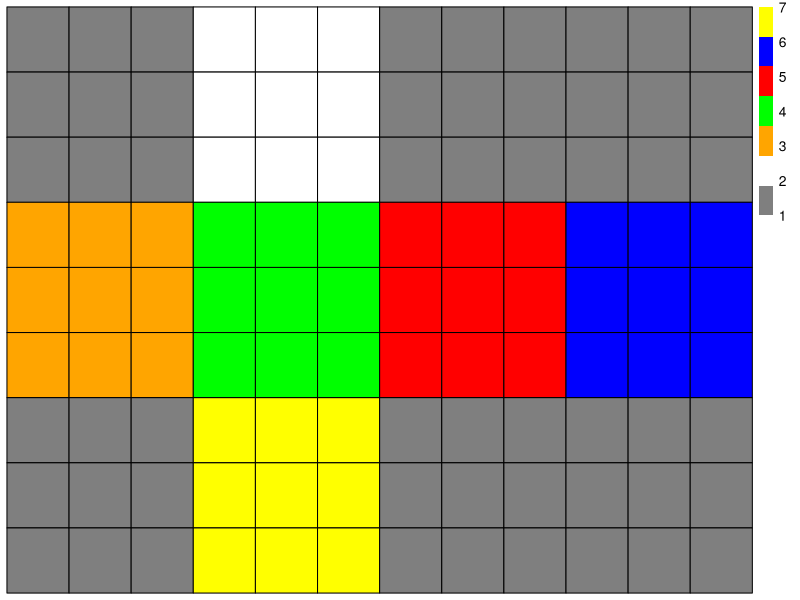
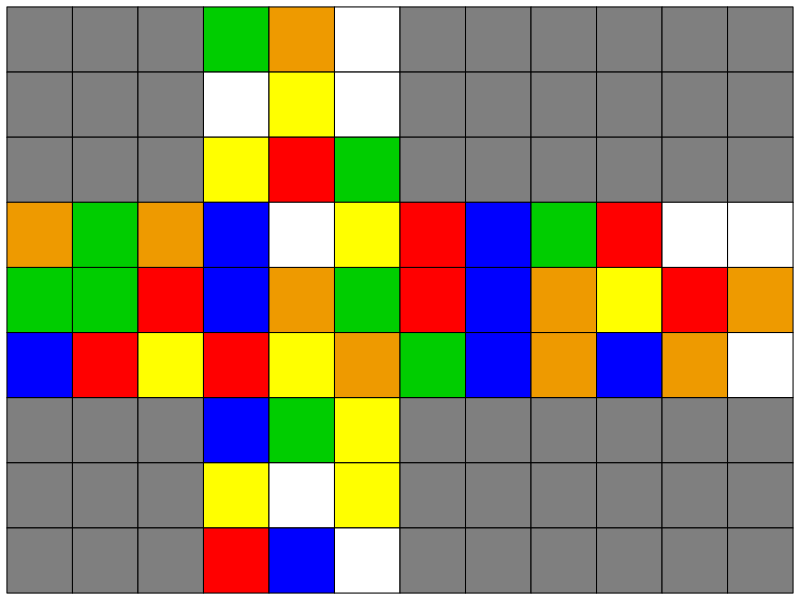

The R source for these figures, in order:
## ----setup, include=FALSE-------------------------------------------------------------------------------------------------------------
knitr::opts_chunk$set(echo = TRUE)
library(pheatmap)
library(tidyverse)


## ----define stuff---------------------------------------------------------------------------------------------------------------------

CW<-function(face){
  faceDV<-face
  face[1,1]<-faceDV[3,1]
  face[1,2]<-faceDV[2,1]
  face[1,3]<-faceDV[1,1]
  face[2,1]<-faceDV[3,2]    
  face[2,3]<-faceDV[1,2]
  face[3,1]<-faceDV[3,3]
  face[3,2]<-faceDV[2,3]
  face[3,3]<-faceDV[1,3]
  return(face)
} # Clockwise rotation of a 3x3 face
CCW<-function(face){
  face<-CW(CW(CW(face)))
  return(face)
} # Counterclockwise rotation of a 3x3 face

X<-function(cube){
  cubeDV<-cube
  
  up<-cube[1:3, 4:6] #
  left<-cube[4:6, 1:3]             #
  front<-cube[4:6, 4:6] #
  right<-cube[4:6, 7:9]            #
  back<-cube[4:6, 10:12] #
  down<-cube[7:9, 4:6]             #
  
  cube[1:3, 4:6]<-front #up
  cube[4:6, 1:3]<-CCW(left)         #left
  cube[4:6, 4:6]<-down # front
  cube[4:6, 7:9]<-CW(right)         # right
  cube[4:6, 10:12]<-CW(CW(up)) # back
  cube[7:9, 4:6]<-CW(CW(back))      #down
  
  return(cube)
} # rotate cube 90 degrees CW on X axis
Xp<-function(cube){
  return(X(X(X(cube))))
} # rotate cube 90 degrees CCW on X axis
Y<-function(cube){
  cubeDV<-cube
  
  up<-cube[1:3, 4:6]
  left<-cube[4:6, 1:3]
  front<-cube[4:6, 4:6]
  right<-cube[4:6, 7:9]
  back<-cube[4:6, 10:12]
  down<-cube[7:9, 4:6]
  
  cube[1:3, 4:6]<-CW(up)
  cube[4:6, 1:3]<-front
  cube[4:6, 4:6]<-right
  cube[4:6, 7:9]<-back
  cube[4:6, 10:12]<-left
  cube[7:9, 4:6]<-CCW(down)
  
  return(cube)
} # rotate cube 90 degrees CW on Y axis
Yp<-function(cube){
  return(Y(Y(Y(cube))))
} # rotate cube 90 degrees CCW on Y axis
Z<-function(cube){
  cubeDV<-cube
  
  up<-cube[1:3, 4:6]
  left<-cube[4:6, 1:3]
  front<-cube[4:6, 4:6]
  right<-cube[4:6, 7:9]
  back<-cube[4:6, 10:12]
  down<-cube[7:9, 4:6]
  
  cube[1:3, 4:6]<-CW(left)
  cube[4:6, 1:3]<-CW(down)
  cube[4:6, 4:6]<-CW(front)
  cube[4:6, 7:9]<-CW(up)
  cube[4:6, 10:12]<-CCW(back)
  cube[7:9, 4:6]<-CW(right)
  
  return(cube)
} # rotate cube 90 degrees CW on Z axis
Zp<-function(cube){
  return(Z(Z(Z(cube))))
} # rotate cube 90 degrees CCW on Z axis

Turn_CW<-function(cube){
  cubeDV<-cube
  
  up<-cube[1:3, 4:6]
  left<-leftDV<-cube[4:6, 1:3]
  front<-frontDV<-cube[4:6, 4:6]
  right<-rightDV<-cube[4:6, 7:9]
  back<-backDV<-cube[4:6, 10:12]
  
  left[1,]<-frontDV[1,]
  front[1,]<-rightDV[1,]
  right[1,]<-backDV[1,]
  back[1,]<-leftDV[1,]
  
  cube[1:3, 4:6]<-CW(up)
  cube[4:6, 1:3]<-left
  cube[4:6, 4:6]<-front
  cube[4:6, 7:9]<-right
  cube[4:6, 10:12]<-back
  
  return(cube)
} # preform a U move
Turn_CCW<-function(cube){
  
  return(Turn_CW(Turn_CW(Turn_CW(cube))))
} # preform a U' move

scrambler<-function(n){
moves<-matrix(c("R", "R'", "l", "l'", "R2",
                "L", "L'", "r", "r'", "L2",
                "U", "U'", "d", "d'", "U2",
                "D", "D'", "u", "u'", "D2",
                "F", "F'", "b", "b'", "F2",
                "B", "B'", "f", "f'", "B2",
                "M", "M'", "z", "z'", "M2",
                "x", "x'", "y", "y'", "y"), nrow=8, byrow=T)
dv1<-sample(1:8, 1)
scram<-c()
for(i in 1:n){
  scram<-c(scram, moves[dv1, sample(1:5,1)])
  dv2<-1:8 ; dv2<-dv2[-dv1]
  dv1<-sample(dv2, 1)
} # ensures no redundant moves; (R', R) is impossible
return(noquote(scram))
} # generates a random scramble with n moves. can adjust moveset here

gif<-function(fps, title="gif"){
  ## list file names and read in
imgs <- list.files("/Users/nicklatina/Desktop/cube", full.names = T)
imgs<-imgs[order(imgs)]
img_list <- lapply(imgs, image_read)

## join the images together
img_joined <- image_join(img_list)

## animate at 2 frames per second
img_animated <- image_animate(img_joined, fps = fps)

## view animated image
#img_animated

## save to disk
image_write(image = img_animated,
            path = paste("/Users/nicklatina/Desktop/",title,".gif", sep=""))
} #gif maker function


## ----create solved cube---------------------------------------------------------------------------------------------------------------

ogcube=matrix(rep(0, 12*9), nrow=9)

UF<-c(0,3) # in a normal matrix for one face[(1,1),(1,2),(1,3),(2,1),(2,2)..etc], The U face will require adding 0 to every row and 3 to every column
LF<-c(3,0)
FF<-c(3,3)
RF<-c(3,6)
BF<-c(3,9)
DF<-c(6,3)
faces<-list(UF,LF,FF,RF,BF,DF)

# Create solved cube
for(C in 1:6){
  for(i in ((1:3) + faces[[C]][1])){
    for(j in ((1:3) + faces[[C]][2])){
      ogcube[i,j]<-C
    }
  }
}

color<-colorRampPalette(c("grey50","white", "orange", "green", "red", "blue", "yellow"))(7)

pheatmap(ogcube+1,
         color = color, border_color="black",
         cluster_rows=FALSE, cluster_cols=FALSE)




## ----checkerboard---------------------------------------------------------------------------------------------------------------------
cube<-ogcube #resets for easy re-scrambling

scram = c("R2", "L2", "D2", "U2", "F2", "B2")


## ----complex checkerboard-------------------------------------------------------------------------------------------------------------
cube<-ogcube #resets for easy re-scrambling

scram =c("U'", "R2", "L2", "F2", "B2", "U'", "R", "L", "F", "B'", "U", "F2", "D2", "R2", "L2", "F2", "U2", "F2", "U'", "F2")


## ----superflip------------------------------------------------------------------------------------------------------------------------
cube<-ogcube #resets for easy re-scrambling

scram = c("U", "R2", "F", "B", "R", "B2", "R", "U2", "L", "B2", "R", "U'", "D'", "R2", "F", "R'", "L", "B2","U2", "F2")


## ----cube-in-a-cube-------------------------------------------------------------------------------------------------------------------
cube<-ogcube #resets for easy re-scrambling

scram = c("U'", "L'", "U'", "F'", "R2", "B'", "R", "F", "U", "B2", "U", "B'", "L", "U'", "F", "U", "R", "F'")


## ----random scramble------------------------------------------------------------------------------------------------------------------
cube<-ogcube #resets for easy re-scrambling

scram<-scrambler(30)


## ----scramble-------------------------------------------------------------------------------------------------------------------------
for(i in 1:length(scram)){
  DV_cube<-cube
  DV_cube<-matrix(case_when(
    
                  scram[i] == "U" ~ Turn_CW(cube),
                  scram[i] == "U'" ~ Turn_CCW(cube),
                  scram[i] == "D" ~ X(X(Turn_CW(X(X(cube))))),
                  scram[i] == "D'" ~ X(X(Turn_CCW(X(X(cube))))),
                  scram[i] == "R" ~ Z(Turn_CW(Zp(cube))),
                  scram[i] == "R'" ~ Z(Turn_CCW(Zp(cube))),
                  scram[i] == "L" ~ Zp(Turn_CW(Z(cube))),
                  scram[i] == "L'" ~ Zp(Turn_CCW(Z(cube))),
                  scram[i] == "F" ~ Xp(Turn_CW(X(cube))),
                  scram[i] == "F'" ~ Xp(Turn_CCW(X(cube))),
                  scram[i] == "B" ~ X(Turn_CW(Xp(cube))),
                  scram[i] == "B'" ~ X(Turn_CCW(Xp(cube))),
                  scram[i] == "U2" ~ Turn_CW(Turn_CW(cube)),
                  scram[i] == "D2" ~ X(X(Turn_CW(Turn_CW(X(X(cube)))))),
                  scram[i] == "R2" ~ Z(Turn_CW(Turn_CW(Zp(cube)))),
                  scram[i] == "L2" ~ Zp(Turn_CW(Turn_CW(Z(cube)))),
                  scram[i] == "F2" ~ Xp(Turn_CW(Turn_CW(X(cube)))),
                  scram[i] == "B2" ~ X(Turn_CW(Turn_CW(Xp(cube)))),
                  scram[i] == "u" ~ Y(X(X(Turn_CW(X(X(cube)))))),
                  scram[i] == "u'" ~ Yp(X(X(Turn_CCW(X(X(cube)))))),
                  scram[i] == "d" ~ Yp(Turn_CW(cube)),
                  scram[i] == "d'" ~ Y(Turn_CCW(cube)),
                  scram[i] == "r" ~ X(Zp(Turn_CW(Z(cube)))),
                  scram[i] == "r'" ~ Xp(Zp(Turn_CCW(Z(cube)))),
                  scram[i] == "l" ~ Xp(Z(Turn_CW(Zp(cube)))),
                  scram[i] == "l'" ~ X(Z(Turn_CCW(Zp(cube)))),
                  scram[i] == "f" ~ Z(X(Turn_CW(Xp(cube)))),
                  scram[i] == "f'" ~ Zp(X(Turn_CCW(Xp(cube)))),
                  scram[i] == "b" ~ Zp(Xp(Turn_CW(X(cube)))),
                  scram[i] == "b'" ~ Z(Xp(Turn_CCW(X(cube)))),
                  scram[i] == "M" ~ Z(Turn_CW(Zp(Xp(Zp(Turn_CCW(Z(cube))))))),
                  scram[i] == "M'" ~ Z(Turn_CCW(Zp(X(Zp(Turn_CW(Z(cube))))))),
                  scram[i] == "M2" ~ Z(Turn_CCW(Turn_CCW(X(X(Turn_CW(Turn_CW(Z(cube)))))))),
                  scram[i] == "x" ~ X(cube),
                  scram[i] == "x'" ~ X(X(X(cube))),
                  scram[i] == "y" ~ Y(cube),
                  scram[i] == "y'" ~ Y(Y(Y(cube))),
                  scram[i] == "z" ~ Z(cube),
                  scram[i] == "z'" ~ Z(Z(Z(cube))),
                  
                
                  ), nrow=9, byrow=F)
  cube<-DV_cube
}




## ----display--------------------------------------------------------------------------------------------------------------------------
color<-colorRampPalette(c("grey50","white", "orange2", "green3", "red", "blue", "yellow"))(7)# ; show_col(color, labels=F)

noquote(scram)
pheatmap(cube,
         color = color, border_color="black",
         cluster_rows=FALSE, cluster_cols=FALSE,
         legend = F
         )


